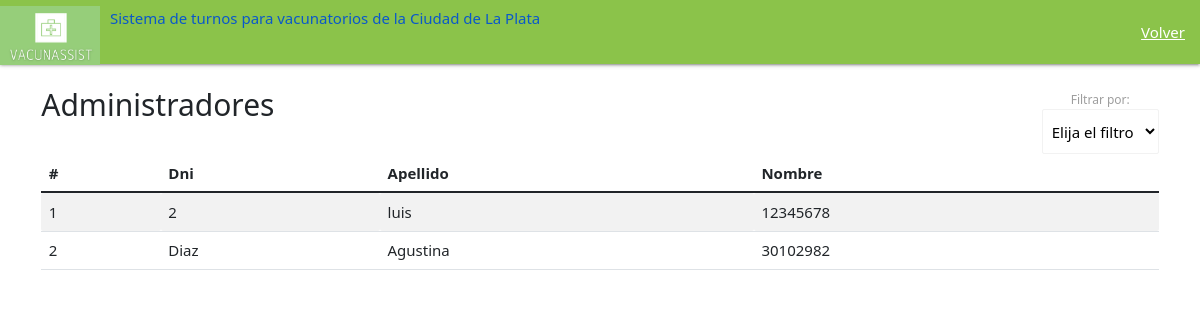
Screenshot of /lista-de-administradores/ (signed in) with the database file from the repository.
### main/models.py (models this page shows, shortened)
class Administrador(models.Model):
    administrador_nombre= models.CharField(max_length=200)
    administrador_apellido= models.CharField(max_length=20)
    administrador_fechaNac= models.DateTimeField("fecha nacimiento")
    administrador_zona= models.CharField(max_length=200)
    administrador_dni= models.IntegerField()
    contraseña = models.CharField(max_length=200)
    administrador_email= models.EmailField(max_length=254)
    codigo= models.IntegerField()

### main/views.py (the view)
# urls.py: path('lista-de-administradores/', views.lista_administradores, name= 'lista_administradores' ),
@login_required(login_url='/login/')
def lista_administradores(request):
    administradorList= Administrador.objects.all()
    return render(request,"main/listado-administradores.html",{"administradores" : administradorList})

### main/templates/main/listado-administradores.html (shortened to what this page needs)
<!DOCTYPE html>
{% load static %}
<html lang="en" dir="ltr">
  <head>
        <link rel="stylesheet" href="https://cdnjs.cloudflare.com/ajax/libs/materialize/1.0.0/css/materialize.min.css">
        <link type='text/css' href="{% static 'css/estilo.css' %}" rel="stylesheet" />
        <link href="https://cdn.jsdelivr.net/npm/bootstrap@5.1.3/dist/css/bootstrap.min.css" rel="stylesheet">
    <link href="https://cdn.jsdelivr.net/npm/bootstrap@5.1.3/dist/css/bootstrap.min.css" rel="stylesheet">
    <nav>
        <div class="nav-wrapper  light-green">
          <a href="/" class="brand-logo">
            <img src="{% static 'imagenes/Logo_VacunAssist_recortado.png' %}" class="img-fluid" width="100" height="66">
          <div class="right"  style="margin: 9px 0px 0px 10px">
            <h6>Sistema de turnos para vacunatorios de la Ciudad de La Plata</h6>
            </div>
          </a>
          <ul id="nav-mobile" class="right hide-on-med">
            <li><a href="/inicio_admin/">Volver</a></li>
          </ul>
        </div>
      </nav>
      <body>
        <div class="center">
        <div class="container py-4">
          <div class="row">
            <div class="col-md-12">
                <div class="right">
                <div class="col-md-12">
                    <label>Filtrar por: </label>
                <select id= "vacunatorio" class="browser-default"   name="vacunatorio">
                    <option value="" disabled selected>Elija el filtro</option>
                  </select>
                </div>
            </div>
            <div class="left">
              <h2>Administradores</h2>
                </div>
            </div>
<div class="table-responsive">
    <table class="table table-striped">
      <thead>
        <tr>
        <th style="text-align: left">#</th>
        <th style="text-align: left">Dni</th>
        <th style="text-align: left" >Apellido</th>
        <th style="text-align: left">Nombre</th>
      </thead>
      <tbody>
        {% for c in administradores %}
        <tr>
          <td>{{forloop.counter}}</td>
          <td>{{c.administrador_apellido}} </td>
          <td> {{c.administrador_nombre}}</td>
          <td>{{c.administrador_dni}}</td>
        </tr>
        {% endfor%}
      </tbody>
    </table>
    </body>

### rows the page displays
Administrador: administrador_apellido "2", administrador_nombre "luis", administrador_dni "12345678"
Administrador: administrador_apellido "Diaz", administrador_nombre "Agustina", administrador_dni "30102982"
